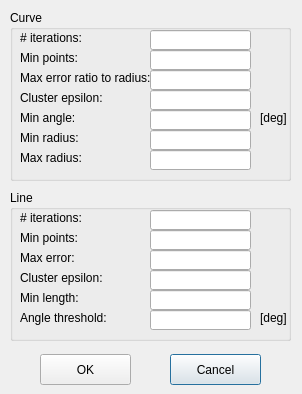
<?xml version="1.0" encoding="UTF-8"?>
<ui version="4.0">
 <class>CurveLineOptionDialog</class>
 <widget class="QDialog" name="CurveLineOptionDialog">
  <property name="geometry">
   <rect>
    <x>0</x>
    <y>0</y>
    <width>302</width>
    <height>394</height>
   </rect>
  </property>
  <property name="windowTitle">
   <string>CurveLineOptionDialog</string>
  </property>
  <widget class="QGroupBox" name="groupBox">
   <property name="geometry">
    <rect>
     <x>10</x>
     <y>10</y>
     <width>281</width>
     <height>171</height>
    </rect>
   </property>
   <property name="title">
    <string>Curve</string>
   </property>
   <widget class="QLabel" name="label">
    <property name="geometry">
     <rect>
      <x>10</x>
      <y>40</y>
      <width>81</width>
      <height>16</height>
     </rect>
    </property>
    <property name="text">
     <string>Min points:</string>
    </property>
   </widget>
   <widget class="QLineEdit" name="lineEditCurveMinAngle">
    <property name="geometry">
     <rect>
      <x>140</x>
      <y>100</y>
      <width>101</width>
      <height>20</height>
     </rect>
    </property>
   </widget>
   <widget class="QLineEdit" name="lineEditCurveNumIterations">
    <property name="geometry">
     <rect>
      <x>140</x>
      <y>20</y>
      <width>101</width>
      <height>20</height>
     </rect>
    </property>
   </widget>
   <widget class="QLabel" name="label_5">
    <property name="geometry">
     <rect>
      <x>10</x>
      <y>120</y>
      <width>131</width>
      <height>16</height>
     </rect>
    </property>
    <property name="text">
     <string>Min radius:</string>
    </property>
   </widget>
   <widget class="QLineEdit" name="lineEditCurveMaxRadius">
    <property name="geometry">
     <rect>
      <x>140</x>
      <y>140</y>
      <width>101</width>
      <height>20</height>
     </rect>
    </property>
   </widget>
   <widget class="QLineEdit" name="lineEditCurveMinRadius">
    <property name="geometry">
     <rect>
      <x>140</x>
      <y>120</y>
      <width>101</width>
      <height>20</height>
     </rect>
    </property>
   </widget>
   <widget class="QLineEdit" name="lineEditCurveMaxErrorRatioToRadius">
    <property name="geometry">
     <rect>
      <x>140</x>
      <y>60</y>
      <width>101</width>
      <height>20</height>
     </rect>
    </property>
   </widget>
   <widget class="QLabel" name="label_2">
    <property name="geometry">
     <rect>
      <x>10</x>
      <y>60</y>
      <width>131</width>
      <height>16</height>
     </rect>
    </property>
    <property name="text">
     <string>Max error ratio to radius:</string>
    </property>
   </widget>
   <widget class="QLabel" name="label_6">
    <property name="geometry">
     <rect>
      <x>10</x>
      <y>140</y>
      <width>131</width>
      <height>16</height>
     </rect>
    </property>
    <property name="text">
     <string>Max radius:</string>
    </property>
   </widget>
   <widget class="QLabel" name="label_3">
    <property name="geometry">
     <rect>
      <x>10</x>
      <y>80</y>
      <width>131</width>
      <height>16</height>
     </rect>
    </property>
    <property name="text">
     <string>Cluster epsilon:</string>
    </property>
   </widget>
   <widget class="QLabel" name="label_4">
    <property name="geometry">
     <rect>
      <x>10</x>
      <y>100</y>
      <width>131</width>
      <height>16</height>
     </rect>
    </property>
    <property name="text">
     <string>Min angle:</string>
    </property>
   </widget>
   <widget class="QLabel" name="label_7">
    <property name="geometry">
     <rect>
      <x>10</x>
      <y>20</y>
      <width>81</width>
      <height>16</height>
     </rect>
    </property>
    <property name="text">
     <string># iterations:</string>
    </property>
   </widget>
   <widget class="QLineEdit" name="lineEditCurveMinPoints">
    <property name="geometry">
     <rect>
      <x>140</x>
      <y>40</y>
      <width>101</width>
      <height>20</height>
     </rect>
    </property>
   </widget>
   <widget class="QLineEdit" name="lineEditCurveClusterEpsilon">
    <property name="geometry">
     <rect>
      <x>140</x>
      <y>80</y>
      <width>101</width>
      <height>20</height>
     </rect>
    </property>
   </widget>
   <widget class="QLabel" name="label_14">
    <property name="geometry">
     <rect>
      <x>250</x>
      <y>100</y>
      <width>31</width>
      <height>16</height>
     </rect>
    </property>
    <property name="text">
     <string>[deg]</string>
    </property>
   </widget>
  </widget>
  <widget class="QGroupBox" name="groupBox_2">
   <property name="geometry">
    <rect>
     <x>10</x>
     <y>190</y>
     <width>281</width>
     <height>151</height>
    </rect>
   </property>
   <property name="title">
    <string>Line</string>
   </property>
   <widget class="QLineEdit" name="lineEditLineMinLength">
    <property name="geometry">
     <rect>
      <x>140</x>
      <y>100</y>
      <width>101</width>
      <height>20</height>
     </rect>
    </property>
   </widget>
   <widget class="QLineEdit" name="lineEditLineClusterEpsilon">
    <property name="geometry">
     <rect>
      <x>140</x>
      <y>80</y>
      <width>101</width>
      <height>20</height>
     </rect>
    </property>
   </widget>
   <widget class="QLineEdit" name="lineEditLineMinPoints">
    <property name="geometry">
     <rect>
      <x>140</x>
      <y>40</y>
      <width>101</width>
      <height>20</height>
     </rect>
    </property>
   </widget>
   <widget class="QLineEdit" name="lineEditLineMaxError">
    <property name="geometry">
     <rect>
      <x>140</x>
      <y>60</y>
      <width>101</width>
      <height>20</height>
     </rect>
    </property>
   </widget>
   <widget class="QLineEdit" name="lineEditLineNumIterations">
    <property name="geometry">
     <rect>
      <x>140</x>
      <y>20</y>
      <width>101</width>
      <height>20</height>
     </rect>
    </property>
   </widget>
   <widget class="QLabel" name="label_8">
    <property name="geometry">
     <rect>
      <x>10</x>
      <y>80</y>
      <width>131</width>
      <height>16</height>
     </rect>
    </property>
    <property name="text">
     <string>Cluster epsilon:</string>
    </property>
   </widget>
   <widget class="QLabel" name="label_9">
    <property name="geometry">
     <rect>
      <x>10</x>
      <y>20</y>
      <width>81</width>
      <height>16</height>
     </rect>
    </property>
    <property name="text">
     <string># iterations:</string>
    </property>
   </widget>
   <widget class="QLabel" name="label_10">
    <property name="geometry">
     <rect>
      <x>10</x>
      <y>40</y>
      <width>81</width>
      <height>16</height>
     </rect>
    </property>
    <property name="text">
     <string>Min points:</string>
    </property>
   </widget>
   <widget class="QLabel" name="label_11">
    <property name="geometry">
     <rect>
      <x>10</x>
      <y>100</y>
      <width>131</width>
      <height>16</height>
     </rect>
    </property>
    <property name="text">
     <string>Min length:</string>
    </property>
   </widget>
   <widget class="QLabel" name="label_12">
    <property name="geometry">
     <rect>
      <x>10</x>
      <y>60</y>
      <width>131</width>
      <height>16</height>
     </rect>
    </property>
    <property name="text">
     <string>Max error:</string>
    </property>
   </widget>
   <widget class="QLineEdit" name="lineEditAngleThreshold">
    <property name="geometry">
     <rect>
      <x>140</x>
      <y>120</y>
      <width>101</width>
      <height>20</height>
     </rect>
    </property>
   </widget>
   <widget class="QLabel" name="label_13">
    <property name="geometry">
     <rect>
      <x>10</x>
      <y>120</y>
      <width>131</width>
      <height>16</height>
     </rect>
    </property>
    <property name="text">
     <string>Angle threshold:</string>
    </property>
   </widget>
   <widget class="QLabel" name="label_15">
    <property name="geometry">
     <rect>
      <x>250</x>
      <y>120</y>
      <width>31</width>
      <height>16</height>
     </rect>
    </property>
    <property name="text">
     <string>[deg]</string>
    </property>
   </widget>
  </widget>
  <widget class="QPushButton" name="pushButtonCancel">
   <property name="geometry">
    <rect>
     <x>170</x>
     <y>354</y>
     <width>91</width>
     <height>31</height>
    </rect>
   </property>
   <property name="text">
    <string>Cancel</string>
   </property>
  </widget>
  <widget class="QPushButton" name="pushButtonOK">
   <property name="geometry">
    <rect>
     <x>40</x>
     <y>354</y>
     <width>91</width>
     <height>31</height>
    </rect>
   </property>
   <property name="text">
    <string>OK</string>
   </property>
  </widget>
 </widget>
 <layoutdefault spacing="6" margin="11"/>
 <tabstops>
  <tabstop>pushButtonOK</tabstop>
  <tabstop>pushButtonCancel</tabstop>
  <tabstop>lineEditCurveNumIterations</tabstop>
  <tabstop>lineEditCurveMinPoints</tabstop>
  <tabstop>lineEditCurveMaxErrorRatioToRadius</tabstop>
  <tabstop>lineEditCurveClusterEpsilon</tabstop>
  <tabstop>lineEditCurveMinAngle</tabstop>
  <tabstop>lineEditCurveMinRadius</tabstop>
  <tabstop>lineEditCurveMaxRadius</tabstop>
  <tabstop>lineEditLineNumIterations</tabstop>
  <tabstop>lineEditLineMinPoints</tabstop>
  <tabstop>lineEditLineMaxError</tabstop>
  <tabstop>lineEditLineClusterEpsilon</tabstop>
  <tabstop>lineEditLineMinLength</tabstop>
 </tabstops>
 <resources/>
 <connections/>
</ui>
